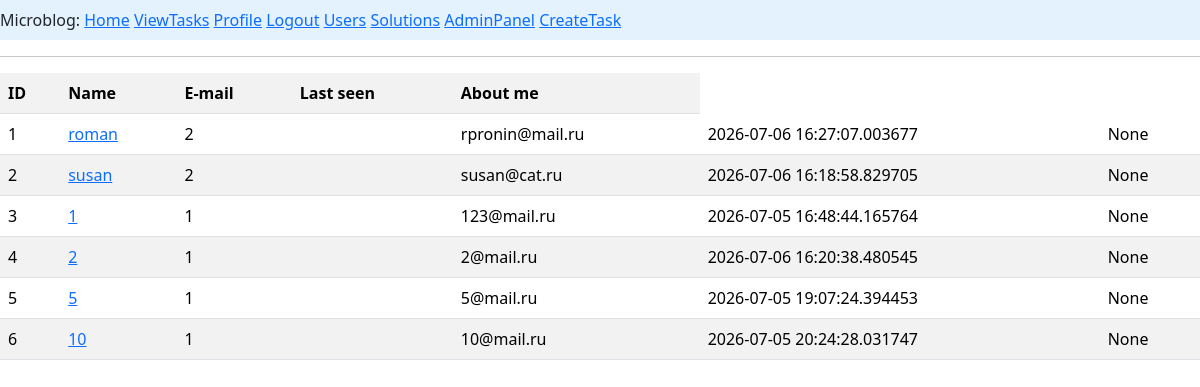
Before: /view_users (signed in) with the older database file.
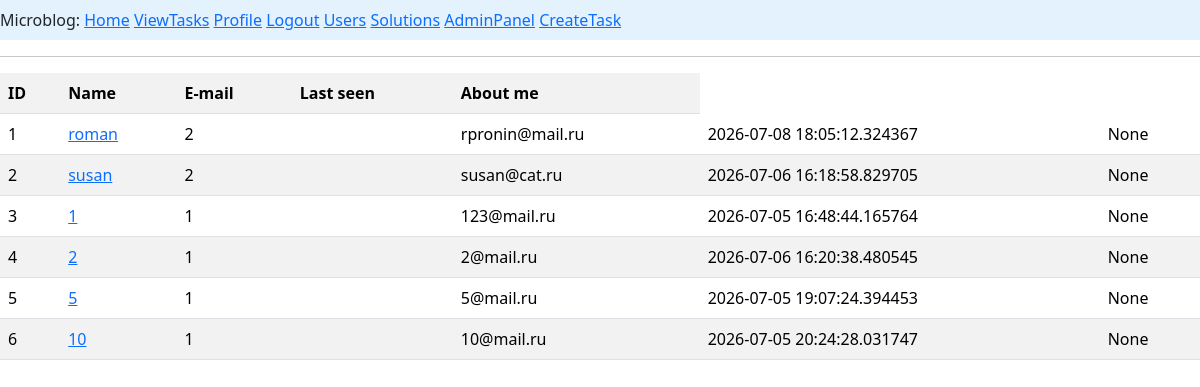
After: the same page with the newer database file.
### app/models.py (models this page shows, shortened)
class User(UserMixin, db.Model):
    __tablename__ ='users'
    id: so.Mapped[int] = so.mapped_column(primary_key=True)
    username: so.Mapped[str] = so.mapped_column(sa.String(64), index=True,
                                                unique=True)
    email: so.Mapped[str] = so.mapped_column(sa.String(120), index=True,
                                             unique=True)
    password_hash: so.Mapped[Optional[str]] = so.mapped_column(sa.String(256))
    posts: so.WriteOnlyMapped['Post'] = so.relationship(back_populates='author')
    about_me: so.Mapped[Optional[str]] = so.mapped_column(sa.String(140))
    last_seen: so.Mapped[Optional[datetime]] = so.mapped_column(
        default=lambda: datetime.now(timezone.utc))
    role_id: so.Mapped[int] = so.mapped_column(sa.ForeignKey(Role.id),index=True)
    role: so.Mapped['Role'] = so.relationship(back_populates='users')
    task_user: so.Mapped['Task']=so.relationship(back_populates='creator')
    solve_user: so.Mapped[list['Solve']] = so.relationship(back_populates='solver')

### app/routes.py (the view)
@app.route('/view_users', methods=['GET'])
@login_required
def view_users():
    if not is_admin():
        flash('У вас нет прав для доступа к этой странице', 'danger')
        return redirect(url_for('index'))  # или url_for('login'), куда хочешь редиректить
    users = db.session.scalars(sa.select(User)).all()
    return render_template('view_users.html', users=users)

### app/models.py (called while the page is built)
@login.user_loader
def load_user(id):
    return db.session.get(User, int(id))

### app/routes.py (called while the page is built)
@app.before_request
def before_request():
    if current_user.is_authenticated:
        current_user.last_seen = datetime.now(timezone.utc)
        db.session.commit()

def is_admin():
    if not current_user.is_authenticated:
        return False
    if not current_user.role:
        return False
    return current_user.role.rolename == 'admin'

### app/templates/view_users.html
{% extends "base.html" %}
{% block content %}
<table class="table table-striped table-hover">
    <tr><th>ID</th><th>Name</th><th>E-mail</th><th>Last seen</th><th>About me</th></tr>
    {% for u in users%}
    <tr>
        <td>{{u.id}}</td>
        <td><a href="user/{{u.username}}">{{u.username}}</a></td>
        <td>{{u.role_id}}</td>
        <td>{{u.rolet}}</td>
        <td>{{u.email}}</td>
        <td>{{u.last_seen}}</td>
        <td>{{u.about_me}}</td>
    </tr>
    {% endfor %}
</table>
{% endblock %}

Changed rows visible on the page:
changed User "roman": last_seen "2026-07-06 16:27:07.003677" → "2026-07-08 18:05:12.324367"
